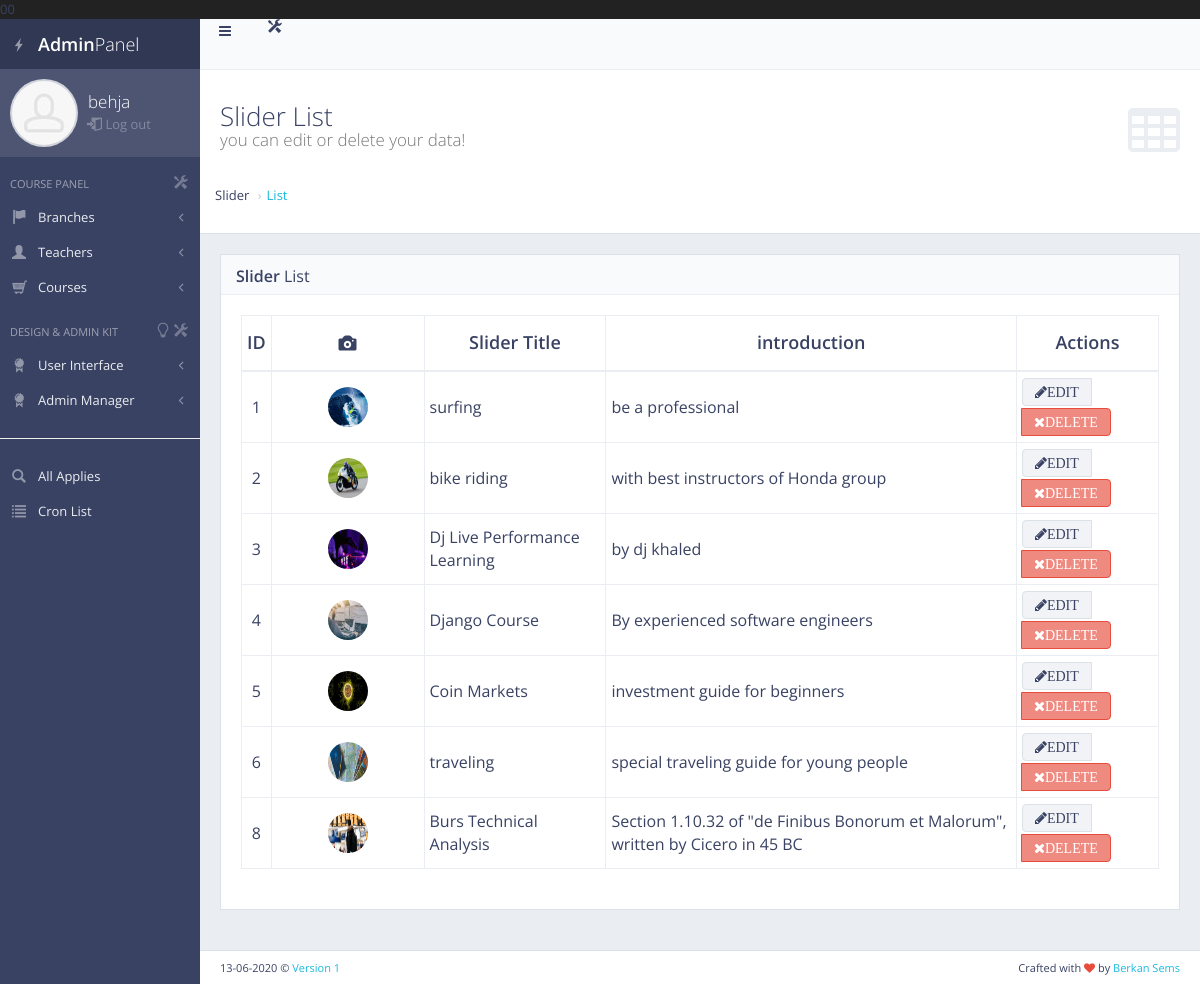
The page /panel/slider_list/ (signed in) on the database its author committed.
### panel/models.py (models this page shows, shortened)
class Slider(models.Model):
    title = models.CharField(max_length=50)
    introduction = models.CharField(max_length=200)
    pic = models.ImageField(null=True, blank=True)

### panel/decorators.py (the view)
        def wrapper_function(request, *args, **kwargs):
            group = None
            if request.user.groups.exists():
                group = request.user.groups.all()[0].name
            for role in allowed_roles:
                if group == role:
                    return view_func(request, *args, **kwargs)
            return HttpResponse("You are not authorized to view this page")

### panel/views.py (called while the page is built)
@login_required(login_url='my_login')
@allowed_users(allowed_roles=['admin'])
def sliderList(request):
    sliders = Slider.objects.all()
    context = {'sliders': sliders}
    return render(request, 'back/slider_list.html',context)

### templates/back/slider_list.html (shortened to what this page needs)
00{% extends 'back/master_panel.html' %}
{% load static %}
{% block content %}
    <div id="page-content">
        <div class="content-header">
            <div class="header-section">
                <h1>
                    <i class="fa fa-table"></i>Slider List<br><small>you can edit or delete your data!</small>
                </h1>
            </div>
            <div class="breadcrumb breadcrump-top">
                <li>Slider</li>
                <li><a href="#">List</a></li>
            </div>
        </div>
        <div class="block full">
            <div class="block-title">
                <h2><strong>Slider</strong> List</h2>
            </div>
            <div class="table-responsive">
                <table id="example-datatable" class="table table-vcenter table-condensed table-bordered">
                    <thead>
                    <tr>
                        <th class="text-center">ID</th>
                        <th class="text-center col-md-2" ><i class="hi hi-camera"></i></th>
                        <th class="text-center ">Slider Title</th>
                        <th class="text-center ">introduction</th>
                        <th class="text-center">Actions</th>
                    </tr>
                    </thead>
                    <body>
                    {% for slider in sliders %}
                    <tr>
                        <td class="text-center">{{ slider.id }}</td>
                        <td class="text-center">
                            {% if slider.pic %}
                                <img src="{{ slider.pic.url }}" style="width: 40px; height: 40px"
                                                         alt="image"
                                                         class="img-circle">
                            {% else %}
                                <h4>No image</h4>
                            {% endif %}
                        </td>
                        <td>{{ slider.title }}</td>
                        <td>{{ slider.introduction }}</td>
                        <td class="text-center">
                            <div class="btn-group">
                                <a href="{% url 'slider_update' slider.id %}" data-toggle="tooltip" title="Edit"
                                   class="btn btn-default"><i class="fa fa-pencil">EDIT</i></a>
                                <a href="{% url 'slider_delete' slider.id %}" data-toggle="tooltip" title="Delete"
                                   class="btn btn-danger"><i class="fa fa-times">DELETE</i></a>
                            </div>
                        </td>
                    </tr>
                    {% endfor %}
                    </body>
                </table>
            </div>
        </div>
    </div>
{% endblock %}

### templates/back/master_panel.html (shortened to what this page needs)
{% load static %}
<!DOCTYPE html>
 <html class="no-js" lang="en">
    <head>
        <link rel="stylesheet" href="{% static 'back/css/bootstrap.min.css' %}">
        <link rel="stylesheet" href="{% static 'back/css/plugins.css' %}">
        <link rel="stylesheet" href="{% static 'back/css/main.css' %}">
        <link rel="stylesheet" href="{% static 'back/css/themes.css' %}">
    </head>
    <body>
        <div id="page-wrapper">
            <div id="page-container" class="sidebar-partial sidebar-visible-lg sidebar-no-animations">
                <div id="sidebar">
                    <div id="sidebar-scroll">
                        <div class="sidebar-content">
                            <a href="{% url 'panel' %}" class="sidebar-brand">
                                <i class="gi gi-flash"></i><span class="sidebar-nav-mini-hide"><strong>Admin</strong>Panel</span>
                            </a>
                            <div class="sidebar-section sidebar-user clearfix sidebar-nav-mini-hide">
                                <div class="sidebar-user-avatar">
                                    <a href="{% url 'panel' %}">
                                        <img src="{% static 'back/img/placeholders/avatars/avatar2.jpg' %}" alt="avatar">
                                    </a>
                                </div>
                                <div class="sidebar-user-name">{{ request.user.username }}</div>
                                <div class="sidebar-user-links">
                                    <a href="{% url 'my_logout' %}" data-toggle="tooltip" data-placement="bottom" title="Logout"><i class="gi gi-exit "></i>  Log out</a>
                                </div>
                            </div>
                            <ul class="sidebar-nav">
                                <li class="sidebar-header">
                                    <span class="sidebar-header-options clearfix"><a href="javascript:void(0)" data-toggle="tooltip" title="Quick Settings"><i class="gi gi-settings"></i></a></span>
                                    <span class="sidebar-header-title">Course Panel</span>
                                </li>
                                <li>
                                    <a href="#" class="sidebar-nav-menu"><i class="fa fa-angle-left sidebar-nav-indicator sidebar-nav-mini-hide"></i><i class="gi gi-flag sidebar-nav-icon"></i><span class="sidebar-nav-mini-hide">Branches</span></a>
                                </li>
                                <li>
                                    <a href="#" class="sidebar-nav-menu"><i class="fa fa-angle-left sidebar-nav-indicator sidebar-nav-mini-hide"></i><i class="hi hi-user sidebar-nav-icon"></i><span class="sidebar-nav-mini-hide">Teachers</span></a>
                                </li>
                                <li>
                                    <a href="#" class="sidebar-nav-menu"><i class="fa fa-angle-left sidebar-nav-indicator sidebar-nav-mini-hide"></i><i class="gi gi-shopping_cart sidebar-nav-icon"></i><span class="sidebar-nav-mini-hide">Courses</span></a>
                                </li>
                                <li class="sidebar-header">
                                    <span class="sidebar-header-options clearfix"><a href="javascript:void(0)" data-toggle="tooltip" title="Quick Settings"><i class="gi gi-settings"></i></a><a href="javascript:void(0)" data-toggle="tooltip" title="Change slider image and features!"><i class="gi gi-lightbulb"></i></a></span>
                                    <span class="sidebar-header-title">Design & Admin Kit</span>
                                </li>
                                <li>
                                    <a href="#" class="sidebar-nav-menu"><i class="fa fa-angle-left sidebar-nav-indicator sidebar-nav-mini-hide"></i><i class="gi gi-certificate sidebar-nav-icon"></i><span class="sidebar-nav-mini-hide">User Interface</span></a>
                                </li>
                                <li>
                                    <a href="#" class="sidebar-nav-menu"><i class="fa fa-angle-left sidebar-nav-indicator sidebar-nav-mini-hide"></i><i class="gi gi-certificate sidebar-nav-icon"></i><span class="sidebar-nav-mini-hide">Admin Manager</span></a>
                                </li>
                                <hr>
                                <li>
                                    <a href="{% url 'applies' %}"><i class="gi gi-search sidebar-nav-icon"></i>All Applies</a>
                                </li>
                                <li>
                                    <a href="{% url 'cron_list' %}"><i class="gi gi-list sidebar-nav-icon"></i>Cron List</a>
                                </li>
                            </ul>
                        </div>
                    </div>
                </div>
                <div id="main-container">
                    <header class="navbar navbar-default">
                        <ul class="nav navbar-nav-custom">
                            <li>
                                <a href="javascript:void(0)" onclick="App.sidebar('toggle-sidebar');this.blur();">
                                    <i class="fa fa-bars fa-fw"></i>
                                </a>
                            </li>
                            <li class="dropdown">
                                <a href="javascript:void(0)" class="dropdown-toggle" data-toggle="dropdown">
                                    <i class="gi gi-settings"></i>
                                </a>
                            </li>
                        </ul>
                    </header>
                    {% block content %}
                    {% endblock %}
                    <footer class="clearfix">
                        <div class="pull-right">
                            Crafted with <i class="fa fa-heart text-danger"></i> by <a href="https://1.envato.market/ydb" target="_blank">Berkan Sems</a>
                        </div>
                        <div class="pull-left">
                            <span>13-06-2020</span> &copy; <a>Version 1</a>
                        </div>
                    </footer>
                </div>
            </div>
        </div>
    </body>
</html>

### rows shown on the page
Slider: id "1", pic (picture), title "surfing", introduction "be a professional"
Slider: id "2", pic (picture), title "bike riding", introduction "with best instructors of Honda group"
Slider: id "3", pic (picture), title "Dj Live Performance Learning", introduction "by dj khaled"
Slider: id "4", pic (picture), title "Django Course", introduction "By experienced software engineers"
Slider: id "5", pic (picture), title "Coin Markets", introduction "investment guide for beginners"
Slider: id "6", pic (picture), title "traveling", introduction "special traveling guide for young people"
Slider: id "8", pic (picture), title "Burs Technical Analysis", introduction "Section 1.10.32 of \"de Finibus Bonorum et Malorum\", written by Cicero in 45 BC"

### other values the page prints
{{ request.user.username }} "behja"
